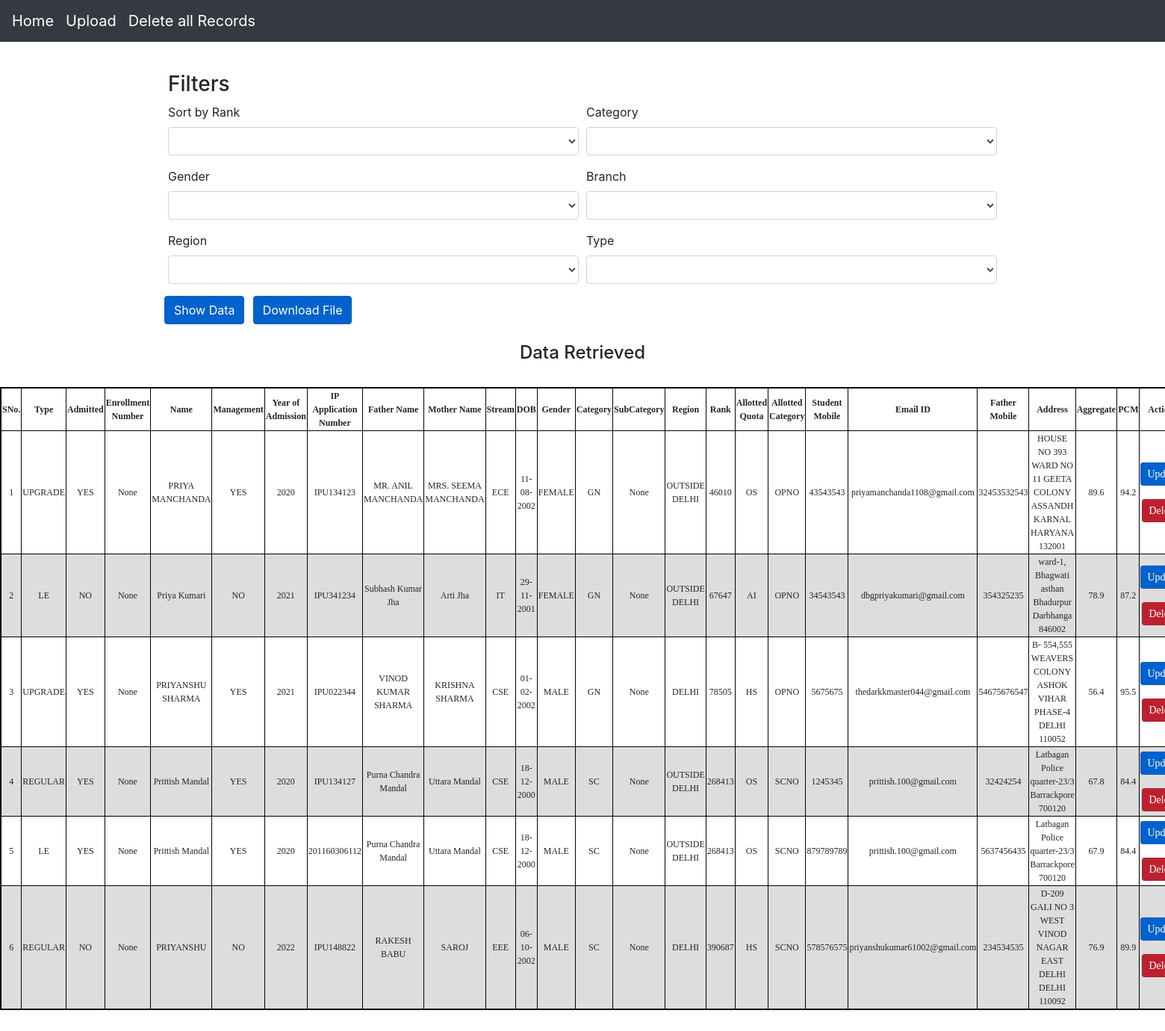
/sort, run on the app's committed database.
### app/models.py (models this page shows, shortened)
class sample(models.Model):
    type = models.CharField(max_length=10, choices= typechoices ,default='Regular')
    admitted = models.BooleanField(default=False)
    enrollmentno = models.IntegerField(null = True, default = None , blank=True, unique = True)
    name = models.CharField(max_length=100, default=False)
    management = models.BooleanField(default = False)
    yearofadmission = models.DateTimeField(default=False)
    appno = models.CharField(default=False, max_length=200, unique= True)
    Fname = models.CharField(max_length=200, default=False)
    Mname = models.CharField(max_length=200, default=False)
    stream = models.CharField(max_length=200, choices= streamchoices,default=False)
    DOB = models.DateField(default=False)
    gender = models.CharField(max_length=50,choices= genderchoices ,default=False)
    category = models.CharField(max_length=5,choices= categorychoices ,default=False)
    subcategory = models.CharField(max_length=10, choices= subcategorychoices ,default=False)
    region = models.CharField(max_length=50,choices= regionchoices ,default=False)
    rank = models.IntegerField(null = True, default=None , blank=True)
    allottedquota = models.CharField(max_length=10,choices= allotedquotachoices, default=False)
    allottedcategory = models.CharField(max_length=10,choices= allottedcategorychoices, default=False)
    studentmobile = models.IntegerField(null = True, default=None , blank=True)
    emailid = models.EmailField(max_length=200, default='')
    fathermobile = models.IntegerField(null = True, default=None , blank=True)
    address = models.CharField(max_length=200, default=False)
    aggregate = models.FloatField(null = True, default=None , blank=True)
    pcm = models.FloatField(null = True, default=None , blank=True)
    def yearpub(self):
        return self.yearofadmission.strftime('%Y')
    def dateofbirth(self):
        return self.DOB.strftime('%d-%m-%Y')
    def admitted_yn(self):
        if (self.admitted == True):
            return "YES"
        else:
            return "NO"
    def management_yn(self):
        if (self.management == True):
            return "YES"
        else:
            return "NO"

### app/views.py (the view)
# urls.py: path('sort', views.sort, name = "sort"),
def sort(request):
    smp = sample.objects.order_by('rank')
    templ = loader.get_template('app/home.html')
    context = {
        'smp' : smp,
    }
    return HttpResponse(templ.render(context,request))

### app/templates/app/home.html (shortened to what this page needs)
<!doctype html>
<html lang="en">
  <head>
    <link rel="stylesheet" href="https://cdn.jsdelivr.net/npm/bootstrap@4.3.1/dist/css/bootstrap.min.css">
  </head>
  <body>
    <nav class="navbar navbar-expand-md navbar-dark bg-dark fixed-top">
  <a class="navbar-brand" href="{% url 'app:filter' %}">Home</a>
  <a class="navbar-brand" href="{% url 'app:upload_new' %}">Upload</a>
  <a class="navbar-brand" href="{% url 'app:deleteall' %}">Delete all Records</a>
</nav>
    <br>
    </head>
    <body>
    <br>
<br><br>
<main role="main" class="container">
  <div>
        <h3>Filters</h3>
            <form onsubmit="saveformdata(event)" action="{% url 'app:filter' %}" method="post" id = "data">
                  <div class="form-row">
                    <div class="form-group col-md-6">
                      <label for="inputState">Sort by Rank</label>
                      <select id="order_f" class="form-control" name="sort" onchange="savedata(this)">
                      </select>
                    </div>
                      <div class="form-group col-md-6">
                        <label for="inputState">Category</label>
                        <select id = "cat_f" class="form-control" name="category" onchange="savedata(this)">
                        </select>
                      </div>
                      <div class="form-group col-md-6">
                        <label for="inputState">Gender</label>
                        <select id="gender_f" class="form-control" name="gender" onchange="savedata(this)">
                        </select>
                      </div>
                      <div class="form-group col-md-6">
                        <label for="inputState">Branch</label>
                        <select id="branch_f" class="form-control" name="branch" onchange="savedata(this)">
                        </select>
                      </div>
                      <div class="form-group col-md-6">
                        <label for="inputState">Region</label>
                        <select id="region_f" class="form-control" name="region" onchange="savedata(this)">
                        </select>
                      </div>
                      <div class="form-group col-md-6">
                        <label for="inputState">Type</label>
                        <select id="type_f" class="form-control" name="type" onchange="savedata(this)">
                        </select>
                      </div>
                      <button type="submit" class="btn btn-primary btn-primary active" style="text-align: center;">Show Data</button>
                      <button onclick="download()" id="downbutton" class="btn btn-primary active" style="position:relative; left: 1%;">Download File</button>
                  <br>
            </form>
          </div>
</main>
      {% if smp %}
        <br>
        <h4 style="text-align: center; ">Data Retrieved</h4>
        <br>
        <table border="1" style="border:2px solid black;margin-left:auto;margin-right:auto;">
            <thead>
                <th>SNo.</th>
                <th>Type</th>
                <th>Admitted</th>
                <th>Enrollment Number</th>
                <th>Name</th>
                <th>Management</th>
                <th>Year of Admission</th>
                <th>IP Application Number</th>
                <th>Father Name</th>
                <th>Mother Name</th>
                <th>Stream</th>
                <th>DOB</th>
                <th>Gender</th>
                <th>Category</th>
                <th>SubCategory</th>
                <th>Region</th>
                <th>Rank</th>
                <th>Allotted Quota</th>
                <th>Allotted Category</th>
                <th>Student Mobile</th>
                <th>Email ID</th>
                <th>Father Mobile</th>
                <th>Address</th>
                <th>Aggregate</th>
                <th>PCM</th>
                <th>Actions</th>
            </thead>
            {% for k in smp  %}
            <tr>
                <td class="number">
                </td>
                <td>{{k.type}}</td>
                <td>{{k.admitted_yn}}</td>
                <td>{{k.enrollmentno}}</td>
                <td>{{k.name}}</td>
                <td>{{k.management_yn}}</td>
                <td>{{k.yearpub}}</td>
                <td>{{k.appno}}</td>
                <td>{{k.Fname}}</td>
                <td>{{k.Mname}}</td>
                <td>{{k.stream}}</td>
                <td>{{k.dateofbirth}}</td>
                <td>{{k.gender}}</td>
                <td>{{k.category}}</td>
                <td>{{k.subcategory}}</td>
                <td>{{k.region}}</td>
                <td>{{k.rank}}</td>
                <td>{{k.allottedquota}}</td>
                <td>{{k.allottedcategory}}</td>
                <td>{{k.studentmobile}}</td>
                <td>{{k.emailid}}</td>
                <td>{{k.fathermobile}}</td>
                <td>{{k.address}}</td>
                <td>{{k.aggregate}}</td>
                <td>{{k.pcm}}</td>
                <td> <div>
                  <a class="btn btn-primary btn-sm active" role="button" href="{% url 'app:update' k.id %}">Update</a>
                </div>
                <br>
                <div>
                  <a class="btn btn-sm btn-danger active" role="button" href="{% url 'app:delete' k.id %}">Delete</a>
                </div>
                </td>
            </tr>
            {% endfor %}
    </table>
    {% else %}
            <br><br><br><br>
            <h4 style="text-align:center; font-family:Consolas">No records found!</h4>
    {% endif %}
    <br>
  </body>
<br><br>
</html>

### app/templates/app/home.html (style rules this page uses)
html,body { width:100%; }
table { font-family: Calibri; font-size:20px; border-collapse: collapse; padding: 13px; width: 36%; }
td, th { border: 0.1px solid black; text-align: Center; padding: -2px; font-size:12px; }
tr:nth-child(even) { background-color: #dddddd; }

### data on the page
sample: type "UPGRADE", admitted_yn "YES", enrollmentno "None", name "PRIYA MANCHANDA", management_yn "YES", yearpub "2020", appno "IPU134123", Fname "MR. ANIL MANCHANDA", Mname "MRS. SEEMA MANCHANDA", stream "ECE", dateofbirth "11-08-2002", gender "FEMALE", category "GN", subcategory "None", region "OUTSIDE DELHI", rank "46010", allottedquota "OS", allottedcategory "OPNO", studentmobile "43543543", emailid "priyamanchanda1108@gmail.com", fathermobile "32453532543", address "HOUSE NO 393 WARD NO 11 GEETA COLONY ASSANDH KARNAL HARYANA 132001", aggregate "89.6", pcm "94.2"
sample: type "LE", admitted_yn "NO", enrollmentno "None", name "Priya Kumari", management_yn "NO", yearpub "2021", appno "IPU341234", Fname "Subhash Kumar Jha", Mname "Arti Jha", stream "IT", dateofbirth "29-11-2001", gender "FEMALE", category "GN", subcategory "None", region "OUTSIDE DELHI", rank "67647", allottedquota "AI", allottedcategory "OPNO", studentmobile "34543543", emailid "dbgpriyakumari@gmail.com", fathermobile "354325235", address "ward-1, Bhagwati asthan Bhadurpur Darbhanga 846002", aggregate "78.9", pcm "87.2"
sample: type "UPGRADE", admitted_yn "YES", enrollmentno "None", name "PRIYANSHU SHARMA", management_yn "YES", yearpub "2021", appno "IPU022344", Fname "VINOD KUMAR SHARMA", Mname "KRISHNA SHARMA", stream "CSE", dateofbirth "01-02-2002", gender "MALE", category "GN", subcategory "None", region "DELHI", rank "78505", allottedquota "HS", allottedcategory "OPNO", studentmobile "5675675", emailid "thedarkkmaster044@gmail.com", fathermobile "54675676547", address "B- 554,555 WEAVERS COLONY ASHOK VIHAR PHASE-4 DELHI 110052", aggregate "56.4", pcm "95.5"
sample: type "REGULAR", admitted_yn "YES", enrollmentno "None", name "Prittish Mandal", management_yn "YES", yearpub "2020", appno "IPU134127", Fname "Purna Chandra Mandal", Mname "Uttara Mandal", stream "CSE", dateofbirth "18-12-2000", gender "MALE", category "SC", subcategory "None", region "OUTSIDE DELHI", rank "268413", allottedquota "OS", allottedcategory "SCNO", studentmobile "1245345", emailid "prittish.100@gmail.com", fathermobile "32424254", address "Latbagan Police quarter-23/3 Barrackpore 700120", aggregate "67.8", pcm "84.4"
sample: type "LE", admitted_yn "YES", enrollmentno "None", name "Prittish Mandal", management_yn "YES", yearpub "2020", appno "201160306112", Fname "Purna Chandra Mandal", Mname "Uttara Mandal", stream "CSE", dateofbirth "18-12-2000", gender "MALE", category "SC", subcategory "None", region "OUTSIDE DELHI", rank "268413", allottedquota "OS", allottedcategory "SCNO", studentmobile "879789789", emailid "prittish.100@gmail.com", fathermobile "5637456435", address "Latbagan Police quarter-23/3 Barrackpore 700120", aggregate "67.9", pcm "84.4"
sample: type "REGULAR", admitted_yn "NO", enrollmentno "None", name "PRIYANSHU", management_yn "NO", yearpub "2022", appno "IPU148822", Fname "RAKESH BABU", Mname "SAROJ", stream "EEE", dateofbirth "06-10-2002", gender "MALE", category "SC", subcategory "None", region "DELHI", rank "390687", allottedquota "HS", allottedcategory "SCNO", studentmobile "578576575", emailid "priyanshukumar61002@gmail.com", fathermobile "234534535", address "D-209 GALI NO 3 WEST VINOD NAGAR EAST DELHI DELHI 110092", aggregate "76.9", pcm "89.9"
